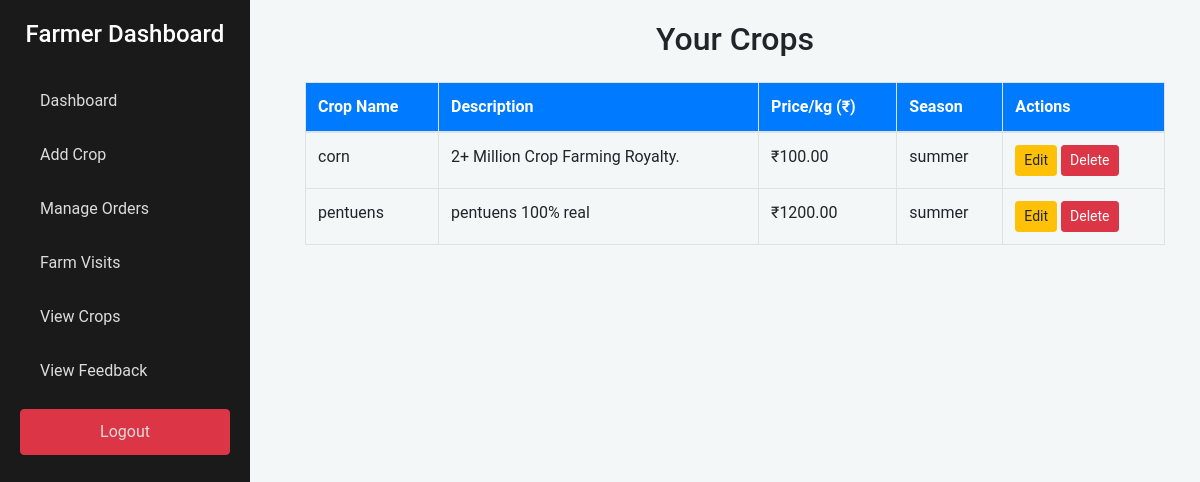
/view_crops.php (signed in), run on the app's committed database.
### tables this page shows
CREATE TABLE `crops` (
  `id` int(11) NOT NULL,
  `farmer_id` int(11) DEFAULT NULL,
  `name` varchar(100) DEFAULT NULL,
  `description` text DEFAULT NULL,
  `image` varchar(255) DEFAULT NULL,
  `season` varchar(50) DEFAULT NULL,
  `price_per_kg` decimal(10,2) DEFAULT NULL,
  `video` varchar(255) DEFAULT NULL,
  `insurance_status` enum('insured','not_insured') DEFAULT NULL,
  `certificate_available` tinyint(1) DEFAULT 0
);

### view_crops.php (the view, shortened to what this page needs)
<?php
include 'config.php';
$stmt = $conn->prepare("SELECT * FROM crops WHERE farmer_id = ?");
$stmt->execute([$_SESSION['farmer_id']]);
$crops = $stmt->fetchAll();
?>
<!DOCTYPE html>
<html lang="en">
<head>
  <link rel="stylesheet" href="https://stackpath.bootstrapcdn.com/bootstrap/4.5.2/css/bootstrap.min.css"/>
</head>
<body>
<div class="sidebar-desktop d-none d-md-block">
  <h4>Farmer Dashboard</h4>
  <a href="farmer_dashboard.php">Dashboard</a>
  <a href="add_crop.php">Add Crop</a>
  <a href="manage_orders.php">Manage Orders</a>
  <a href="farm_visits.php">Farm Visits</a>
  <a href="view_crops.php" class="active">View Crops</a>
  <a href="feedback_view.php">View Feedback</a>
  <a href="logout.php" class="btn btn-danger mt-3 w-100">Logout</a>
</div>
<div class="content-area">
  <div class="container">
    <h2 class="mb-4 text-center">Your Crops</h2>
    <div class="table-responsive crop-table">
      <table class="table table-bordered">
        <thead>
          <tr>
            <th>Crop Name</th>
            <th>Description</th>
            <th>Price/kg (₹)</th>
            <th>Season</th>
            <th>Actions</th>
          </tr>
        </thead>
        <tbody>
          <?php foreach ($crops as $crop): ?>
            <tr>
              <td><?= htmlspecialchars($crop['name']) ?></td>
              <td><?= htmlspecialchars($crop['description']) ?></td>
              <td>₹<?= htmlspecialchars($crop['price_per_kg']) ?></td>
              <td><?= htmlspecialchars($crop['season']) ?></td>
              <td>
                <a href="edit_crop.php?id=<?= $crop['id'] ?>" class="btn btn-warning btn-sm">Edit</a>
                <a href="delete_crop.php?id=<?= $crop['id'] ?>" class="btn btn-danger btn-sm">Delete</a>
              </td>
            </tr>
          <?php endforeach; ?>
        </tbody>
      </table>
    </div>
  </div>
</div>
</body>
</html>

### view_crops.php (style rules this page uses)
body { background-color: #f4f7f8; font-family: 'Roboto', sans-serif; }
.sidebar-desktop { background-color: #1a1a1a; color: white; position: fixed; height: 100vh; width: 250px; top: 0; left: 0; padding: 20px; z-index: 1000; }
.sidebar-desktop h4 { text-align: center; font-size: 1.5rem; margin-bottom: 30px; }
.sidebar-desktop a { color: #dcdcdc; font-size: 1rem; padding: 10px 20px; display: block; text-decoration: none; margin-bottom: 10px; border-radius: 4px; }
@media (min-width: 768px) { .content-area { margin-left: 270px; padding: 20px; } }
.table thead { background: #007bff; color: white; }

### data on the page
crops: name "corn", description "2+ Million Crop Farming Royalty.", price_per_kg "100.00", season "summer"
crops: name "pentuens", description "pentuens 100% real", price_per_kg "1200.00", season "summer"
